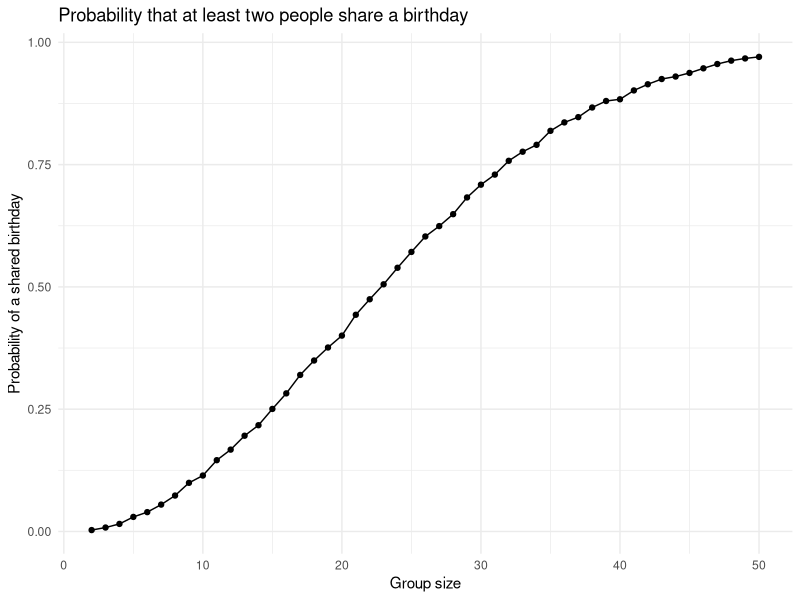

Reproduce this figure in R. (Note: this script raises an error after producing the figure.)
## ---- chunk 1
library(tidyverse)

knitr::opts_chunk$set(
  fig.width = 6,
  fig.asp = .6,
  out.width = "90%"
)

theme_set(theme_minimal() + theme(legend.position = "bottom"))

options(
  ggplot2.continuous.colour = "viridis",
  ggplot2.continuous.fill = "viridis"
)

scale_colour_discrete = scale_colour_viridis_d
scale_fill_discrete = scale_fill_viridis_d
## ---- chunk 2
birthday_repeated = function(n_room) {

  birthdays = sample(1:365, size = n_room, replace = TRUE)

  repeated_bday = length(unique(birthdays)) < n_room

  repeated_bday

}
## ---- chunk 3
birthday_repeated(10)
## ---- chunk 4
birthday_results_df =
  expand_grid(
    number_of_people = 2:50,
    iter = 1:10000
  ) |>
  mutate(
    repeated = map_lgl(number_of_people, birthday_repeated)
  ) |>
  group_by(number_of_people) |>
  summarize(prob_of_repeat = mean(repeated))
## ---- chunk 5
birthday_results_df |>
  ggplot(aes(x = number_of_people, y = prob_of_repeat)) +
  geom_point() +
  geom_line() +
  labs(
    title = "Probability that at least two people share a birthday",
    x = "Group size",
    y = "Probability of a shared birthday"
  )
## ---- chunk 6
first_over_half =
  birthday_results_df |>
  filter(prob_of_repeat > 0.5) |>
  pull(number_of_people) |>
  min()

prob_23 =
  birthday_results_df |>
  filter(number_of_people == 23) |>
  pull(prob_of_repeat)

prob_50 =
  birthday_results_df |>
  filter(number_of_people == 50) |>
  pull(prob_of_repeat)
## ---- chunk 7
study_df = 
  tibble(
    files = list.files("data/"),
    path = str_c("data/", files)
  ) |> 
  mutate(data = map(path, read_csv, show_col_types = FALSE)) |> 
  unnest(data) |> 
  mutate(files = str_remove(files, ".csv")) |> 
  separate(files, into = c("arm", "subject_id"), sep = "_") |> 
  mutate(
    arm = case_match(
      arm, 
      "con" ~ "control", 
      "exp" ~ "experimental"
    )
  ) |> 
  pivot_longer(
    week_1:week_8,
    names_to = "week",
    names_prefix = "week_",
    values_to = "observation"
  ) |> 
  mutate(week = as.numeric(week)) |> 
  select(arm, subject_id, week, observation)

study_df
## ---- chunk 8
study_df |>
  ggplot(aes(x = week, y = observation, group = str_c(arm, subject_id), color = arm)) +
  geom_line() +
  geom_point(alpha = .5) +
  scale_color_viridis_d((end = 0.9)) +
  labs(
    title = "Observations on each subject over time",
    x = "Week",
    y = "Observation",
    color = "Arm"
  )
## ---- chunk 9
arm_means_df = 
  study_df |> 
  filter(week %in% c(1, 8)) |> 
  group_by(arm, week) |> 
  summarize(mean_obs = mean(observation), .groups = "drop")

con_wk1 = arm_means_df |> 
  filter(arm == "control", week == 1) |>
  pull(mean_obs)

con_wk8 = arm_means_df |> 
  filter(arm == "control", week == 8) |> 
  pull(mean_obs)

exp_wk1 = arm_means_df |> 
  filter(arm == "experimental", week == 1) |> 
  pull(mean_obs)

exp_wk8 = arm_means_df |> 
  filter(arm == "experimental", week == 8) |> 
  pull(mean_obs)
## ---- chunk 10
sim_t_test = function(mu, n = 30, sigma = 5) {

  sim_data =
    tibble(
      x = rnorm(n, mean = mu, sd = sigma)
    )

  t.test(sim_data |> pull(x), mu = 0, conf.level = 0.95) |>
    broom::tidy() |>
    select(mu_hat = estimate, p_value = p.value)

}
## ---- chunk 11
sim_t_test(mu = 0)
## ---- chunk 12
sim_results_df =
  expand_grid(
    true_mu = 0:6,
    iter = 1:5000
  ) |>
  mutate(
    est_df = map(true_mu, sim_t_test)
  ) |>
  unnest(est_df) |>
  mutate(rejected = p_value < 0.05)
## ---- chunk 13
power_df =
  sim_results_df |>
  group_by(true_mu) |>
  summarize(power = mean(rejected))

power_df |>
  ggplot(aes(x = true_mu, y = power)) +
  geom_point() +
  geom_line() +
  labs(
    title = "Power of the one-sample t-test by true mean",
    x = "True value of mu",
    y = "Proportion of times the null was rejected"
  )
